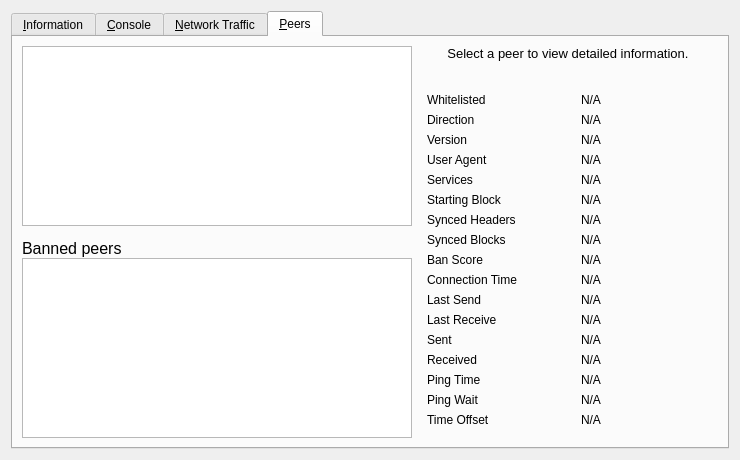
<?xml version="1.0" encoding="UTF-8"?>
<ui version="4.0">
 <class>RPCConsole</class>
 <widget class="QWidget" name="RPCConsole">
  <property name="geometry">
   <rect>
    <x>0</x>
    <y>0</y>
    <width>740</width>
    <height>458</height>
   </rect>
  </property>
  <property name="windowTitle">
   <string>Debug window</string>
  </property>
  <layout class="QVBoxLayout" name="verticalLayout_2">
   <item>
    <widget class="QTabWidget" name="tabWidget">
     <property name="currentIndex">
      <number>3</number>
     </property>
     <widget class="QWidget" name="tab_info">
      <attribute name="title">
       <string>&amp;Information</string>
      </attribute>
      <layout class="QGridLayout" name="gridLayout" columnstretch="0,1,0">
       <property name="horizontalSpacing">
        <number>12</number>
       </property>
       <item row="0" column="0">
        <widget class="QLabel" name="label_9">
         <property name="font">
          <font>
           <weight>75</weight>
           <bold>true</bold>
          </font>
         </property>
         <property name="text">
          <string>General</string>
         </property>
        </widget>
       </item>
       <item row="1" column="0">
        <widget class="QLabel" name="label_5">
         <property name="text">
          <string>Client name</string>
         </property>
        </widget>
       </item>
       <item row="1" column="1" colspan="2">
        <widget class="QLabel" name="clientName">
         <property name="cursor">
          <cursorShape>IBeamCursor</cursorShape>
         </property>
         <property name="text">
          <string>N/A</string>
         </property>
         <property name="textFormat">
          <enum>Qt::PlainText</enum>
         </property>
         <property name="textInteractionFlags">
          <set>Qt::LinksAccessibleByMouse|Qt::TextSelectableByKeyboard|Qt::TextSelectableByMouse</set>
         </property>
        </widget>
       </item>
       <item row="2" column="0">
        <widget class="QLabel" name="label_6">
         <property name="text">
          <string>Client version</string>
         </property>
        </widget>
       </item>
       <item row="2" column="1" colspan="2">
        <widget class="QLabel" name="clientVersion">
         <property name="cursor">
          <cursorShape>IBeamCursor</cursorShape>
         </property>
         <property name="text">
          <string>N/A</string>
         </property>
         <property name="textFormat">
          <enum>Qt::PlainText</enum>
         </property>
         <property name="textInteractionFlags">
          <set>Qt::LinksAccessibleByMouse|Qt::TextSelectableByKeyboard|Qt::TextSelectableByMouse</set>
         </property>
        </widget>
       </item>
       <item row="3" column="0">
        <widget class="QLabel" name="labelClientUserAgent">
         <property name="text">
          <string>User Agent</string>
         </property>
         <property name="indent">
          <number>10</number>
         </property>
        </widget>
       </item>
       <item row="3" column="1" colspan="2">
        <widget class="QLabel" name="clientUserAgent">
         <property name="cursor">
          <cursorShape>IBeamCursor</cursorShape>
         </property>
         <property name="text">
          <string>N/A</string>
         </property>
         <property name="textFormat">
          <enum>Qt::PlainText</enum>
         </property>
         <property name="textInteractionFlags">
          <set>Qt::LinksAccessibleByMouse|Qt::TextSelectableByKeyboard|Qt::TextSelectableByMouse</set>
         </property>
        </widget>
       </item>
       <item row="4" column="0">
        <widget class="QLabel" name="label_berkeleyDBVersion">
         <property name="text">
          <string>Using BerkeleyDB version</string>
         </property>
         <property name="indent">
          <number>10</number>
         </property>
        </widget>
       </item>
       <item row="4" column="1" colspan="2">
        <widget class="QLabel" name="berkeleyDBVersion">
         <property name="cursor">
          <cursorShape>IBeamCursor</cursorShape>
         </property>
         <property name="text">
          <string>N/A</string>
         </property>
         <property name="textFormat">
          <enum>Qt::PlainText</enum>
         </property>
         <property name="textInteractionFlags">
          <set>Qt::LinksAccessibleByMouse|Qt::TextSelectableByKeyboard|Qt::TextSelectableByMouse</set>
         </property>
        </widget>
       </item>
       <item row="5" column="0">
        <widget class="QLabel" name="label_12">
         <property name="text">
          <string>Build date</string>
         </property>
        </widget>
       </item>
       <item row="5" column="1" colspan="2">
        <widget class="QLabel" name="buildDate">
         <property name="cursor">
          <cursorShape>IBeamCursor</cursorShape>
         </property>
         <property name="text">
          <string>N/A</string>
         </property>
         <property name="textFormat">
          <enum>Qt::PlainText</enum>
         </property>
         <property name="textInteractionFlags">
          <set>Qt::LinksAccessibleByMouse|Qt::TextSelectableByKeyboard|Qt::TextSelectableByMouse</set>
         </property>
        </widget>
       </item>
       <item row="6" column="0">
        <widget class="QLabel" name="label_13">
         <property name="text">
          <string>Startup time</string>
         </property>
        </widget>
       </item>
       <item row="6" column="1" colspan="2">
        <widget class="QLabel" name="startupTime">
         <property name="cursor">
          <cursorShape>IBeamCursor</cursorShape>
         </property>
         <property name="text">
          <string>N/A</string>
         </property>
         <property name="textFormat">
          <enum>Qt::PlainText</enum>
         </property>
         <property name="textInteractionFlags">
          <set>Qt::LinksAccessibleByMouse|Qt::TextSelectableByKeyboard|Qt::TextSelectableByMouse</set>
         </property>
        </widget>
       </item>
       <item row="7" column="0">
        <widget class="QLabel" name="labelNetwork">
         <property name="font">
          <font>
           <weight>75</weight>
           <bold>true</bold>
          </font>
         </property>
         <property name="text">
          <string>Network</string>
         </property>
        </widget>
       </item>
       <item row="8" column="0">
        <widget class="QLabel" name="label_8">
         <property name="text">
          <string>Name</string>
         </property>
        </widget>
       </item>
       <item row="8" column="1" colspan="2">
        <widget class="QLabel" name="networkName">
         <property name="cursor">
          <cursorShape>IBeamCursor</cursorShape>
         </property>
         <property name="text">
          <string>N/A</string>
         </property>
         <property name="textFormat">
          <enum>Qt::PlainText</enum>
         </property>
         <property name="textInteractionFlags">
          <set>Qt::LinksAccessibleByMouse|Qt::TextSelectableByKeyboard|Qt::TextSelectableByMouse</set>
         </property>
        </widget>
       </item>
       <item row="9" column="0">
        <widget class="QLabel" name="label_7">
         <property name="text">
          <string>Number of connections</string>
         </property>
        </widget>
       </item>
       <item row="9" column="1" colspan="2">
        <widget class="QLabel" name="numberOfConnections">
         <property name="cursor">
          <cursorShape>IBeamCursor</cursorShape>
         </property>
         <property name="text">
          <string>N/A</string>
         </property>
         <property name="textFormat">
          <enum>Qt::PlainText</enum>
         </property>
         <property name="textInteractionFlags">
          <set>Qt::LinksAccessibleByMouse|Qt::TextSelectableByKeyboard|Qt::TextSelectableByMouse</set>
         </property>
        </widget>
       </item>
       <item row="10" column="0">
        <widget class="QLabel" name="label_10">
         <property name="font">
          <font>
           <weight>75</weight>
           <bold>true</bold>
          </font>
         </property>
         <property name="text">
          <string>Block chain</string>
         </property>
        </widget>
       </item>
       <item row="11" column="0">
        <widget class="QLabel" name="label_3">
         <property name="text">
          <string>Current number of blocks</string>
         </property>
        </widget>
       </item>
       <item row="11" column="1" colspan="2">
        <widget class="QLabel" name="numberOfBlocks">
         <property name="cursor">
          <cursorShape>IBeamCursor</cursorShape>
         </property>
         <property name="text">
          <string>N/A</string>
         </property>
         <property name="textFormat">
          <enum>Qt::PlainText</enum>
         </property>
         <property name="textInteractionFlags">
          <set>Qt::LinksAccessibleByMouse|Qt::TextSelectableByKeyboard|Qt::TextSelectableByMouse</set>
         </property>
        </widget>
       </item>
       <item row="12" column="0">
        <widget class="QLabel" name="labelLastBlockTime">
         <property name="text">
          <string>Last block time</string>
         </property>
        </widget>
       </item>
       <item row="12" column="1" colspan="2">
        <widget class="QLabel" name="lastBlockTime">
         <property name="cursor">
          <cursorShape>IBeamCursor</cursorShape>
         </property>
         <property name="text">
          <string>N/A</string>
         </property>
         <property name="textFormat">
          <enum>Qt::PlainText</enum>
         </property>
         <property name="textInteractionFlags">
          <set>Qt::LinksAccessibleByMouse|Qt::TextSelectableByKeyboard|Qt::TextSelectableByMouse</set>
         </property>
        </widget>
       </item>
       <item row="13" column="0">
        <widget class="QLabel" name="labelMempoolTitle">
         <property name="font">
          <font>
           <weight>75</weight>
           <bold>true</bold>
          </font>
         </property>
         <property name="text">
          <string>Memory Pool</string>
         </property>
        </widget>
       </item>
       <item row="14" column="0">
        <widget class="QLabel" name="labelNumberOfTransactions">
         <property name="text">
          <string>Current number of transactions</string>
         </property>
        </widget>
       </item>
       <item row="14" column="1">
        <widget class="QLabel" name="mempoolNumberTxs">
         <property name="cursor">
          <cursorShape>IBeamCursor</cursorShape>
         </property>
         <property name="text">
          <string>N/A</string>
         </property>
         <property name="textFormat">
          <enum>Qt::PlainText</enum>
         </property>
         <property name="textInteractionFlags">
          <set>Qt::LinksAccessibleByMouse|Qt::TextSelectableByKeyboard|Qt::TextSelectableByMouse</set>
         </property>
        </widget>
       </item>
       <item row="15" column="0">
        <widget class="QLabel" name="labelMemoryUsage">
         <property name="text">
          <string>Memory usage</string>
         </property>
        </widget>
       </item>
       <item row="15" column="1">
        <widget class="QLabel" name="mempoolSize">
         <property name="cursor">
          <cursorShape>IBeamCursor</cursorShape>
         </property>
         <property name="text">
          <string>N/A</string>
         </property>
         <property name="textFormat">
          <enum>Qt::PlainText</enum>
         </property>
         <property name="textInteractionFlags">
          <set>Qt::LinksAccessibleByMouse|Qt::TextSelectableByKeyboard|Qt::TextSelectableByMouse</set>
         </property>
        </widget>
       </item>
       <item row="13" column="2" rowspan="3">
        <layout class="QVBoxLayout" name="verticalLayoutDebugButton">
         <property name="spacing">
          <number>3</number>
         </property>
         <item>
          <spacer name="verticalSpacer_2">
           <property name="orientation">
            <enum>Qt::Vertical</enum>
           </property>
           <property name="sizeHint" stdset="0">
            <size>
             <width>10</width>
             <height>5</height>
            </size>
           </property>
          </spacer>
         </item>
         <item>
          <widget class="QLabel" name="labelDebugLogfile">
           <property name="text">
            <string>Debug log file</string>
           </property>
          </widget>
         </item>
         <item>
          <widget class="QPushButton" name="openDebugLogfileButton">
           <property name="toolTip">
            <string>Open the Bitcoin Core debug log file from the current data directory. This can take a few seconds for large log files.</string>
           </property>
           <property name="text">
            <string>&amp;Open</string>
           </property>
           <property name="autoDefault">
            <bool>false</bool>
           </property>
          </widget>
         </item>
        </layout>
       </item>
       <item row="16" column="0">
        <spacer name="verticalSpacer">
         <property name="orientation">
          <enum>Qt::Vertical</enum>
         </property>
         <property name="sizeHint" stdset="0">
          <size>
           <width>20</width>
           <height>40</height>
          </size>
         </property>
        </spacer>
       </item>
      </layout>
     </widget>
     <widget class="QWidget" name="tab_console">
      <attribute name="title">
       <string>&amp;Console</string>
      </attribute>
      <layout class="QVBoxLayout" name="verticalLayout_3">
       <property name="spacing">
        <number>3</number>
       </property>
       <item>
        <widget class="QTextEdit" name="messagesWidget">
         <property name="minimumSize">
          <size>
           <width>0</width>
           <height>100</height>
          </size>
         </property>
         <property name="readOnly">
          <bool>true</bool>
         </property>
         <property name="tabKeyNavigation" stdset="0">
          <bool>false</bool>
         </property>
         <property name="columnCount" stdset="0">
          <number>2</number>
         </property>
        </widget>
       </item>
       <item>
        <layout class="QHBoxLayout" name="horizontalLayout">
         <property name="spacing">
          <number>3</number>
         </property>
         <item>
          <widget class="QLabel" name="label">
           <property name="text">
            <string notr="true">&gt;</string>
           </property>
          </widget>
         </item>
         <item>
          <widget class="QLineEdit" name="lineEdit"/>
         </item>
         <item>
          <widget class="QPushButton" name="clearButton">
           <property name="maximumSize">
            <size>
             <width>24</width>
             <height>24</height>
            </size>
           </property>
           <property name="toolTip">
            <string>Clear console</string>
           </property>
           <property name="text">
            <string/>
           </property>
           <property name="icon">
            <iconset resource="../bitcoin.qrc">
             <normaloff>:/icons/remove</normaloff>:/icons/remove</iconset>
           </property>
           <property name="shortcut">
            <string notr="true">Ctrl+L</string>
           </property>
           <property name="autoDefault">
            <bool>false</bool>
           </property>
          </widget>
         </item>
        </layout>
       </item>
      </layout>
     </widget>
     <widget class="QWidget" name="tab_nettraffic">
      <attribute name="title">
       <string>&amp;Network Traffic</string>
      </attribute>
      <layout class="QHBoxLayout" name="horizontalLayout_3">
       <item>
        <layout class="QVBoxLayout" name="verticalLayout_4">
         <item>
          <widget class="TrafficGraphWidget" name="trafficGraph" native="true">
           <property name="sizePolicy">
            <sizepolicy hsizetype="Expanding" vsizetype="Expanding">
             <horstretch>0</horstretch>
             <verstretch>0</verstretch>
            </sizepolicy>
           </property>
          </widget>
         </item>
         <item>
          <layout class="QHBoxLayout" name="horizontalLayout_2">
           <item>
            <widget class="QSlider" name="sldGraphRange">
             <property name="minimum">
              <number>1</number>
             </property>
             <property name="maximum">
              <number>288</number>
             </property>
             <property name="pageStep">
              <number>12</number>
             </property>
             <property name="value">
              <number>6</number>
             </property>
             <property name="orientation">
              <enum>Qt::Horizontal</enum>
             </property>
            </widget>
           </item>
           <item>
            <widget class="QLabel" name="lblGraphRange">
             <property name="minimumSize">
              <size>
               <width>100</width>
               <height>0</height>
              </size>
             </property>
             <property name="alignment">
              <set>Qt::AlignCenter</set>
             </property>
            </widget>
           </item>
           <item>
            <widget class="QPushButton" name="btnClearTrafficGraph">
             <property name="text">
              <string>&amp;Clear</string>
             </property>
             <property name="autoDefault">
              <bool>false</bool>
             </property>
            </widget>
           </item>
          </layout>
         </item>
        </layout>
       </item>
       <item>
        <layout class="QVBoxLayout" name="verticalLayout">
         <item>
          <widget class="QGroupBox" name="groupBox">
           <property name="title">
            <string>Totals</string>
           </property>
           <layout class="QVBoxLayout" name="verticalLayout_5">
            <item>
             <layout class="QHBoxLayout" name="horizontalLayout_4">
              <item>
               <widget class="Line" name="line">
                <property name="sizePolicy">
                 <sizepolicy hsizetype="Fixed" vsizetype="Fixed">
                  <horstretch>0</horstretch>
                  <verstretch>0</verstretch>
                 </sizepolicy>
                </property>
                <property name="minimumSize">
                 <size>
                  <width>10</width>
                  <height>0</height>
                 </size>
                </property>
                <property name="palette">
                 <palette>
                  <active>
                   <colorrole role="Light">
                    <brush brushstyle="SolidPattern">
                     <color alpha="255">
                      <red>0</red>
                      <green>255</green>
                      <blue>0</blue>
                     </color>
                    </brush>
                   </colorrole>
                  </active>
                  <inactive>
                   <colorrole role="Light">
                    <brush brushstyle="SolidPattern">
                     <color alpha="255">
                      <red>0</red>
                      <green>255</green>
                      <blue>0</blue>
                     </color>
                    </brush>
                   </colorrole>
                  </inactive>
                  <disabled>
                   <colorrole role="Light">
                    <brush brushstyle="SolidPattern">
                     <color alpha="255">
                      <red>0</red>
                      <green>255</green>
                      <blue>0</blue>
                     </color>
                    </brush>
                   </colorrole>
                  </disabled>
                 </palette>
                </property>
                <property name="orientation">
                 <enum>Qt::Horizontal</enum>
                </property>
               </widget>
              </item>
              <item>
               <widget class="QLabel" name="label_16">
                <property name="text">
                 <string>Received</string>
                </property>
               </widget>
              </item>
              <item>
               <widget class="QLabel" name="lblBytesIn">
                <property name="minimumSize">
                 <size>
                  <width>50</width>
                  <height>0</height>
                 </size>
                </property>
                <property name="alignment">
                 <set>Qt::AlignRight|Qt::AlignTrailing|Qt::AlignVCenter</set>
                </property>
               </widget>
              </item>
             </layout>
            </item>
            <item>
             <layout class="QHBoxLayout" name="horizontalLayout_5">
              <item>
               <widget class="Line" name="line_2">
                <property name="sizePolicy">
                 <sizepolicy hsizetype="Fixed" vsizetype="Fixed">
                  <horstretch>0</horstretch>
                  <verstretch>0</verstretch>
                 </sizepolicy>
                </property>
                <property name="minimumSize">
                 <size>
                  <width>10</width>
                  <height>0</height>
                 </size>
                </property>
                <property name="palette">
                 <palette>
                  <active>
                   <colorrole role="Light">
                    <brush brushstyle="SolidPattern">
                     <color alpha="255">
                      <red>255</red>
                      <green>0</green>
                      <blue>0</blue>
                     </color>
                    </brush>
                   </colorrole>
                  </active>
                  <inactive>
                   <colorrole role="Light">
                    <brush brushstyle="SolidPattern">
                     <color alpha="255">
                      <red>255</red>
                      <green>0</green>
                      <blue>0</blue>
                     </color>
                    </brush>
                   </colorrole>
                  </inactive>
                  <disabled>
                   <colorrole role="Light">
                    <brush brushstyle="SolidPattern">
                     <color alpha="255">
                      <red>255</red>
                      <green>0</green>
                      <blue>0</blue>
                     </color>
                    </brush>
                   </colorrole>
                  </disabled>
                 </palette>
                </property>
                <property name="orientation">
                 <enum>Qt::Horizontal</enum>
                </property>
               </widget>
              </item>
              <item>
               <widget class="QLabel" name="label_17">
                <property name="text">
                 <string>Sent</string>
                </property>
               </widget>
              </item>
              <item>
               <widget class="QLabel" name="lblBytesOut">
                <property name="minimumSize">
                 <size>
                  <width>50</width>
                  <height>0</height>
                 </size>
                </property>
                <property name="alignment">
                 <set>Qt::AlignRight|Qt::AlignTrailing|Qt::AlignVCenter</set>
                </property>
               </widget>
              </item>
             </layout>
            </item>
            <item>
             <spacer name="verticalSpacer_4">
              <property name="orientation">
               <enum>Qt::Vertical</enum>
              </property>
              <property name="sizeHint" stdset="0">
               <size>
                <width>20</width>
                <height>407</height>
               </size>
              </property>
             </spacer>
            </item>
           </layout>
          </widget>
         </item>
        </layout>
       </item>
      </layout>
     </widget>
     <widget class="QWidget" name="tab_peers">
      <attribute name="title">
       <string>&amp;Peers</string>
      </attribute>
      <layout class="QGridLayout" name="gridLayout_2">
       <item row="0" column="0" rowspan="2">
        <layout class="QVBoxLayout" name="verticalLayout_101">
         <property name="spacing">
          <number>0</number>
         </property>
         <item>
          <widget class="QTableView" name="peerWidget">
           <property name="horizontalScrollBarPolicy">
            <enum>Qt::ScrollBarAsNeeded</enum>
           </property>
           <property name="sortingEnabled">
            <bool>true</bool>
           </property>
           <attribute name="horizontalHeaderHighlightSections">
            <bool>false</bool>
           </attribute>
          </widget>
         </item>
         <item>
          <widget class="QLabel" name="banHeading">
           <property name="sizePolicy">
            <sizepolicy hsizetype="Preferred" vsizetype="Minimum">
             <horstretch>0</horstretch>
             <verstretch>0</verstretch>
            </sizepolicy>
           </property>
           <property name="minimumSize">
            <size>
             <width>300</width>
             <height>32</height>
            </size>
           </property>
           <property name="maximumSize">
            <size>
             <width>16777215</width>
             <height>32</height>
            </size>
           </property>
           <property name="font">
            <font>
             <pointsize>12</pointsize>
            </font>
           </property>
           <property name="cursor">
            <cursorShape>IBeamCursor</cursorShape>
           </property>
           <property name="text">
            <string>Banned peers</string>
           </property>
           <property name="alignment">
            <set>Qt::AlignBottom|Qt::AlignLeading|Qt::AlignLeft</set>
           </property>
           <property name="wordWrap">
            <bool>true</bool>
           </property>
           <property name="textInteractionFlags">
            <set>Qt::NoTextInteraction</set>
           </property>
          </widget>
         </item>
         <item>
          <widget class="QTableView" name="banlistWidget">
           <property name="sizePolicy">
            <sizepolicy hsizetype="Expanding" vsizetype="Expanding">
             <horstretch>0</horstretch>
             <verstretch>0</verstretch>
            </sizepolicy>
           </property>
           <property name="horizontalScrollBarPolicy">
            <enum>Qt::ScrollBarAsNeeded</enum>
           </property>
           <property name="sortingEnabled">
            <bool>true</bool>
           </property>
           <attribute name="horizontalHeaderHighlightSections">
            <bool>false</bool>
           </attribute>
          </widget>
         </item>
        </layout>
       </item>
       <item row="0" column="1">
        <widget class="QLabel" name="peerHeading">
         <property name="sizePolicy">
          <sizepolicy hsizetype="Preferred" vsizetype="Minimum">
           <horstretch>0</horstretch>
           <verstretch>0</verstretch>
          </sizepolicy>
         </property>
         <property name="minimumSize">
          <size>
           <width>300</width>
           <height>32</height>
          </size>
         </property>
         <property name="font">
          <font>
           <pointsize>10</pointsize>
          </font>
         </property>
         <property name="cursor">
          <cursorShape>IBeamCursor</cursorShape>
         </property>
         <property name="text">
          <string>Select a peer to view detailed information.</string>
         </property>
         <property name="alignment">
          <set>Qt::AlignHCenter|Qt::AlignTop</set>
         </property>
         <property name="wordWrap">
          <bool>true</bool>
         </property>
         <property name="textInteractionFlags">
          <set>Qt::LinksAccessibleByMouse|Qt::TextSelectableByKeyboard|Qt::TextSelectableByMouse</set>
         </property>
        </widget>
       </item>
       <item row="1" column="1">
        <widget class="QWidget" name="detailWidget" native="true">
         <property name="minimumSize">
          <size>
           <width>300</width>
           <height>0</height>
          </size>
         </property>
         <layout class="QGridLayout" name="gridLayout_3">
          <item row="0" column="0">
           <widget class="QLabel" name="label_30">
            <property name="text">
             <string>Whitelisted</string>
            </property>
           </widget>
          </item>
          <item row="0" column="2">
           <widget class="QLabel" name="peerWhitelisted">
            <property name="cursor">
             <cursorShape>IBeamCursor</cursorShape>
            </property>
            <property name="text">
             <string>N/A</string>
            </property>
            <property name="textFormat">
             <enum>Qt::PlainText</enum>
            </property>
            <property name="textInteractionFlags">
             <set>Qt::LinksAccessibleByMouse|Qt::TextSelectableByKeyboard|Qt::TextSelectableByMouse</set>
            </property>
           </widget>
          </item>
          <item row="1" column="0">
           <widget class="QLabel" name="label_23">
            <property name="text">
             <string>Direction</string>
            </property>
           </widget>
          </item>
          <item row="1" column="2">
           <widget class="QLabel" name="peerDirection">
            <property name="cursor">
             <cursorShape>IBeamCursor</cursorShape>
            </property>
            <property name="text">
             <string>N/A</string>
            </property>
            <property name="textFormat">
             <enum>Qt::PlainText</enum>
            </property>
            <property name="textInteractionFlags">
             <set>Qt::LinksAccessibleByMouse|Qt::TextSelectableByKeyboard|Qt::TextSelectableByMouse</set>
            </property>
           </widget>
          </item>
          <item row="2" column="0">
           <widget class="QLabel" name="label_21">
            <property name="text">
             <string>Version</string>
            </property>
           </widget>
          </item>
          <item row="2" column="2">
           <widget class="QLabel" name="peerVersion">
            <property name="cursor">
             <cursorShape>IBeamCursor</cursorShape>
            </property>
            <property name="text">
             <string>N/A</string>
            </property>
            <property name="textFormat">
             <enum>Qt::PlainText</enum>
            </property>
            <property name="textInteractionFlags">
             <set>Qt::LinksAccessibleByMouse|Qt::TextSelectableByKeyboard|Qt::TextSelectableByMouse</set>
            </property>
           </widget>
          </item>
          <item row="3" column="0">
           <widget class="QLabel" name="label_28">
            <property name="text">
             <string>User Agent</string>
            </property>
           </widget>
          </item>
          <item row="3" column="2">
           <widget class="QLabel" name="peerSubversion">
            <property name="cursor">
             <cursorShape>IBeamCursor</cursorShape>
            </property>
            <property name="text">
             <string>N/A</string>
            </property>
            <property name="textFormat">
             <enum>Qt::PlainText</enum>
            </property>
            <property name="textInteractionFlags">
             <set>Qt::LinksAccessibleByMouse|Qt::TextSelectableByKeyboard|Qt::TextSelectableByMouse</set>
            </property>
           </widget>
          </item>
          <item row="4" column="0">
           <widget class="QLabel" name="label_4">
            <property name="text">
             <string>Services</string>
            </property>
           </widget>
          </item>
          <item row="4" column="2">
           <widget class="QLabel" name="peerServices">
            <property name="cursor">
             <cursorShape>IBeamCursor</cursorShape>
            </property>
            <property name="text">
             <string>N/A</string>
            </property>
            <property name="textFormat">
             <enum>Qt::PlainText</enum>
            </property>
            <property name="textInteractionFlags">
             <set>Qt::LinksAccessibleByMouse|Qt::TextSelectableByKeyboard|Qt::TextSelectableByMouse</set>
            </property>
           </widget>
          </item>
          <item row="5" column="0">
           <widget class="QLabel" name="label_29">
            <property name="text">
             <string>Starting Block</string>
            </property>
           </widget>
          </item>
          <item row="5" column="2">
           <widget class="QLabel" name="peerHeight">
            <property name="cursor">
             <cursorShape>IBeamCursor</cursorShape>
            </property>
            <property name="text">
             <string>N/A</string>
            </property>
            <property name="textFormat">
             <enum>Qt::PlainText</enum>
            </property>
            <property name="textInteractionFlags">
             <set>Qt::LinksAccessibleByMouse|Qt::TextSelectableByKeyboard|Qt::TextSelectableByMouse</set>
            </property>
           </widget>
          </item>
          <item row="6" column="0">
           <widget class="QLabel" name="label_27">
            <property name="text">
             <string>Synced Headers</string>
            </property>
           </widget>
          </item>
          <item row="6" column="2">
           <widget class="QLabel" name="peerSyncHeight">
            <property name="cursor">
             <cursorShape>IBeamCursor</cursorShape>
            </property>
            <property name="text">
             <string>N/A</string>
            </property>
            <property name="textFormat">
             <enum>Qt::PlainText</enum>
            </property>
            <property name="textInteractionFlags">
             <set>Qt::LinksAccessibleByMouse|Qt::TextSelectableByKeyboard|Qt::TextSelectableByMouse</set>
            </property>
           </widget>
          </item>
          <item row="7" column="0">
           <widget class="QLabel" name="label_25">
            <property name="text">
             <string>Synced Blocks</string>
            </property>
           </widget>
          </item>
          <item row="7" column="2">
           <widget class="QLabel" name="peerCommonHeight">
            <property name="cursor">
             <cursorShape>IBeamCursor</cursorShape>
            </property>
            <property name="text">
             <string>N/A</string>
            </property>
            <property name="textFormat">
             <enum>Qt::PlainText</enum>
            </property>
            <property name="textInteractionFlags">
             <set>Qt::LinksAccessibleByMouse|Qt::TextSelectableByKeyboard|Qt::TextSelectableByMouse</set>
            </property>
           </widget>
          </item>
          <item row="8" column="0">
           <widget class="QLabel" name="label_24">
            <property name="text">
             <string>Ban Score</string>
            </property>
           </widget>
          </item>
          <item row="8" column="2">
           <widget class="QLabel" name="peerBanScore">
            <property name="cursor">
             <cursorShape>IBeamCursor</cursorShape>
            </property>
            <property name="text">
             <string>N/A</string>
            </property>
            <property name="textFormat">
             <enum>Qt::PlainText</enum>
            </property>
            <property name="textInteractionFlags">
             <set>Qt::LinksAccessibleByMouse|Qt::TextSelectableByKeyboard|Qt::TextSelectableByMouse</set>
            </property>
           </widget>
          </item>
          <item row="9" column="0">
           <widget class="QLabel" name="label_22">
            <property name="text">
             <string>Connection Time</string>
            </property>
           </widget>
          </item>
          <item row="9" column="2">
           <widget class="QLabel" name="peerConnTime">
            <property name="cursor">
             <cursorShape>IBeamCursor</cursorShape>
            </property>
            <property name="text">
             <string>N/A</string>
            </property>
            <property name="textFormat">
             <enum>Qt::PlainText</enum>
            </property>
            <property name="textInteractionFlags">
             <set>Qt::LinksAccessibleByMouse|Qt::TextSelectableByKeyboard|Qt::TextSelectableByMouse</set>
            </property>
           </widget>
          </item>
          <item row="10" column="0">
           <widget class="QLabel" name="label_15">
            <property name="text">
             <string>Last Send</string>
            </property>
           </widget>
          </item>
          <item row="10" column="2">
           <widget class="QLabel" name="peerLastSend">
            <property name="cursor">
             <cursorShape>IBeamCursor</cursorShape>
            </property>
            <property name="text">
             <string>N/A</string>
            </property>
            <property name="textFormat">
             <enum>Qt::PlainText</enum>
            </property>
            <property name="textInteractionFlags">
             <set>Qt::LinksAccessibleByMouse|Qt::TextSelectableByKeyboard|Qt::TextSelectableByMouse</set>
            </property>
           </widget>
          </item>
          <item row="11" column="0">
           <widget class="QLabel" name="label_19">
            <property name="text">
             <string>Last Receive</string>
            </property>
           </widget>
          </item>
          <item row="11" column="2">
           <widget class="QLabel" name="peerLastRecv">
            <property name="cursor">
             <cursorShape>IBeamCursor</cursorShape>
            </property>
            <property name="text">
             <string>N/A</string>
            </property>
            <property name="textFormat">
             <enum>Qt::PlainText</enum>
            </property>
            <property name="textInteractionFlags">
             <set>Qt::LinksAccessibleByMouse|Qt::TextSelectableByKeyboard|Qt::TextSelectableByMouse</set>
            </property>
           </widget>
          </item>
          <item row="12" column="0">
           <widget class="QLabel" name="label_18">
            <property name="text">
             <string>Sent</string>
            </property>
           </widget>
          </item>
          <item row="12" column="2">
           <widget class="QLabel" name="peerBytesSent">
            <property name="cursor">
             <cursorShape>IBeamCursor</cursorShape>
            </property>
            <property name="text">
             <string>N/A</string>
            </property>
            <property name="textFormat">
             <enum>Qt::PlainText</enum>
            </property>
            <property name="textInteractionFlags">
             <set>Qt::LinksAccessibleByMouse|Qt::TextSelectableByKeyboard|Qt::TextSelectableByMouse</set>
            </property>
           </widget>
          </item>
          <item row="13" column="0">
           <widget class="QLabel" name="label_20">
            <property name="text">
             <string>Received</string>
            </property>
           </widget>
          </item>
          <item row="13" column="2">
           <widget class="QLabel" name="peerBytesRecv">
            <property name="cursor">
             <cursorShape>IBeamCursor</cursorShape>
            </property>
            <property name="text">
             <string>N/A</string>
            </property>
            <property name="textFormat">
             <enum>Qt::PlainText</enum>
            </property>
            <property name="textInteractionFlags">
             <set>Qt::LinksAccessibleByMouse|Qt::TextSelectableByKeyboard|Qt::TextSelectableByMouse</set>
            </property>
           </widget>
          </item>
          <item row="14" column="0">
           <widget class="QLabel" name="label_26">
            <property name="text">
             <string>Ping Time</string>
            </property>
           </widget>
          </item>
          <item row="14" column="2">
           <widget class="QLabel" name="peerPingTime">
            <property name="cursor">
             <cursorShape>IBeamCursor</cursorShape>
            </property>
            <property name="text">
             <string>N/A</string>
            </property>
            <property name="textFormat">
             <enum>Qt::PlainText</enum>
            </property>
            <property name="textInteractionFlags">
             <set>Qt::LinksAccessibleByMouse|Qt::TextSelectableByKeyboard|Qt::TextSelectableByMouse</set>
            </property>
           </widget>
          </item>
          <item row="15" column="0">
           <widget class="QLabel" name="peerPingWaitLabel">
            <property name="toolTip">
             <string>The duration of a currently outstanding ping.</string>
            </property>
            <property name="text">
             <string>Ping Wait</string>
            </property>
           </widget>
          </item>
          <item row="15" column="2">
           <widget class="QLabel" name="peerPingWait">
            <property name="cursor">
             <cursorShape>IBeamCursor</cursorShape>
            </property>
            <property name="text">
             <string>N/A</string>
            </property>
            <property name="textFormat">
             <enum>Qt::PlainText</enum>
            </property>
            <property name="textInteractionFlags">
             <set>Qt::LinksAccessibleByMouse|Qt::TextSelectableByKeyboard|Qt::TextSelectableByMouse</set>
            </property>
           </widget>
          </item>
          <item row="16" column="0">
           <widget class="QLabel" name="label_timeoffset">
            <property name="text">
             <string>Time Offset</string>
            </property>
           </widget>
          </item>
          <item row="16" column="2">
           <widget class="QLabel" name="timeoffset">
            <property name="cursor">
             <cursorShape>IBeamCursor</cursorShape>
            </property>
            <property name="text">
             <string>N/A</string>
            </property>
            <property name="textFormat">
             <enum>Qt::PlainText</enum>
            </property>
            <property name="textInteractionFlags">
             <set>Qt::LinksAccessibleByMouse|Qt::TextSelectableByKeyboard|Qt::TextSelectableByMouse</set>
            </property>
           </widget>
          </item>
          <item row="17" column="1">
           <spacer name="verticalSpacer_3">
            <property name="orientation">
             <enum>Qt::Vertical</enum>
            </property>
            <property name="sizeHint" stdset="0">
             <size>
              <width>20</width>
              <height>40</height>
             </size>
            </property>
           </spacer>
          </item>
         </layout>
        </widget>
       </item>
      </layout>
     </widget>
    </widget>
   </item>
  </layout>
 </widget>
 <customwidgets>
  <customwidget>
   <class>TrafficGraphWidget</class>
   <extends>QWidget</extends>
   <header>trafficgraphwidget.h</header>
   <container>1</container>
   <slots>
    <slot>clear()</slot>
   </slots>
  </customwidget>
 </customwidgets>
 <resources>
  <include location="../bitcoin.qrc"/>
 </resources>
 <connections/>
</ui>
